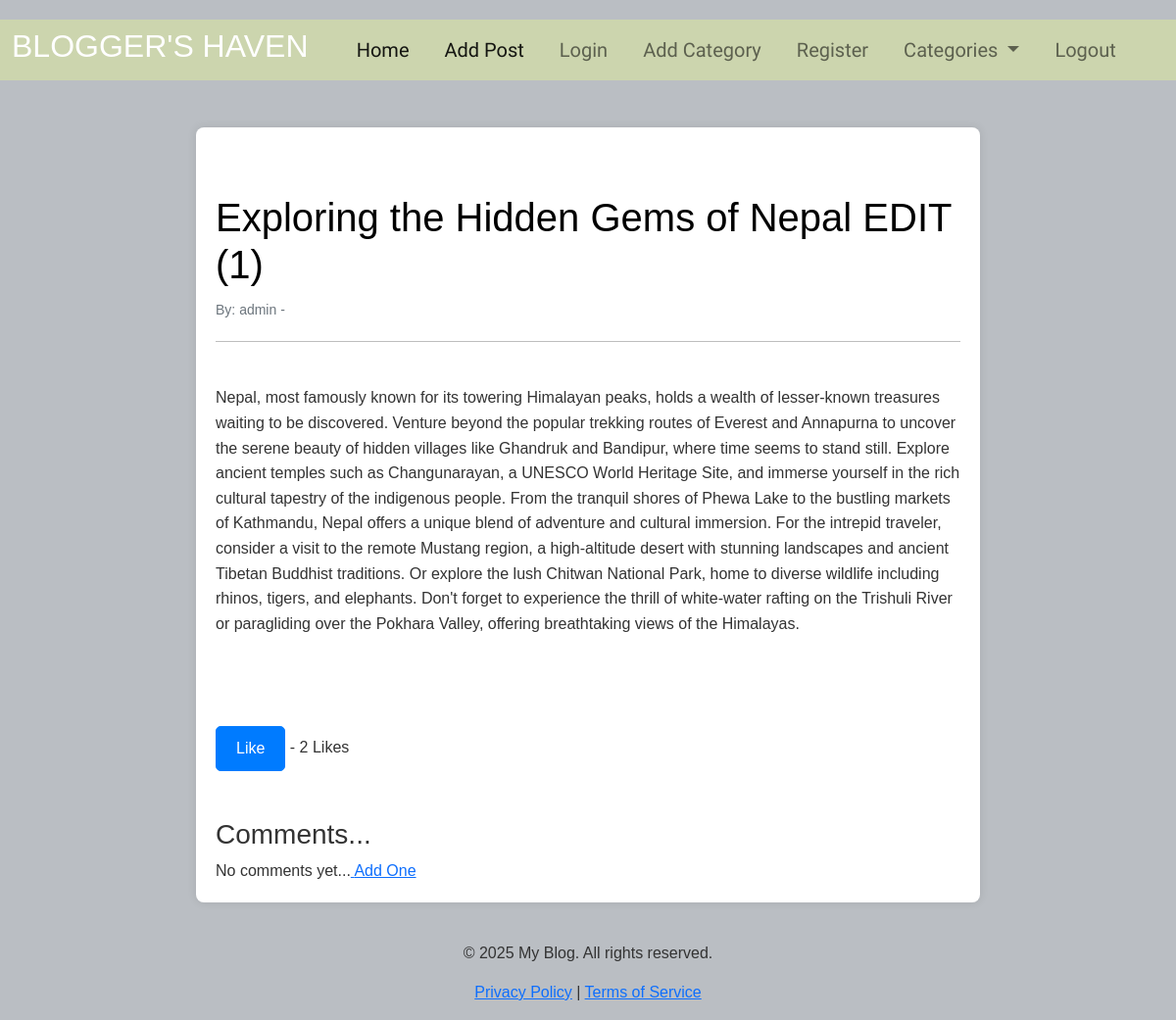
The app's page /article/2 with its own data.
### myapp/models.py (models this page shows, shortened)
class Article(models.Model):
    title = models.CharField(max_length = 300)
    author = models.ForeignKey(User, on_delete=models.CASCADE)
    content = models.TextField()
    category = models.CharField(max_length=300 , default="Travel")
    date = models.DateField()
    likes = models.ManyToManyField(User, related_name='liked_articles')
    def total_likes(self):
        return self.likes.count()

### myapp/views.py (the view)
# urls.py: path('article/<int:pk>', ArticleDetail.as_view(), name="article-detail"),
class ArticleDetail(DetailView):
    model = Article
    template_name = 'article_details.html'
    def get_context_data(self, *args, **kwargs):
        catg_menu = Category.objects.all()
        context = super(ArticleDetail, self).get_context_data(*args, **kwargs)
        context["catg_menu"] = catg_menu
        data = get_object_or_404(Article, id=self.kwargs['pk'])
        total_likes = data.total_likes()
        context["total_likes"] = total_likes
        return context

### myapp/models.py (called while the page is built)
    def __str__(self):
        return self.name

### templates/article_details.html (shortened to what this page needs)
{% extends "base.html" %}
{% load static %}
{% block css %}
    <link href="https://cdn.jsdelivr.net/npm/bootstrap@5.1.3/dist/css/bootstrap.min.css" rel="stylesheet">
    <link rel="stylesheet" href="{% static 'css/details.css' %}">
{% endblock css %}
{% block content %}
    <br/><br/>
    <div class="container">
        <br/><br/>
        <h1> {{article.title}} </h1>
        <small> By: {{article.author}} -
        </small>
        <hr>
        <div class="article-content">
            {{article.content|safe}}
        </div>
        <br/><br/>
        <form method="Post" action="{% url 'like_post' article.pk %}">
            <br/>
            <button type="submit", class="btn btn-primary light-theme" > Like </button> - {{ total_likes }} Likes
        </form>
        <br/><br/>
        <h3> Comments... </h3>
        {% if not article.comments.all %}
            No comments yet...<a href="{% url 'add_comment' article.pk %}"> Add One</a>
        {% endif %}
        </div>
{% endblock content %}

### static/css/details.css (style rules this page uses)
body { font-family: sans-serif; background-color: #babec3; color: #333; padding-top: 20px; }
.container { max-width: 800px; margin: 0 auto; padding: 20px; background-color: #fff; border-radius: 8px; box-shadow: 0 0 10px rgba(0, 0, 0, 0.1); }
h1 { color: #000000; margin-bottom: 10px; }
small { color: #6c757d; }
hr { border-top: 1px solid #000000; margin-top: 20px; margin-bottom: 20px; }
.article-content { line-height: 1.6; margin-bottom: 20px; }
.btn-primary.light-theme { background-color: #007bff; border-color: #007bff; color: #fff; padding: 10px 20px; border-radius: 5px; text-decoration: none; display: inline-block; }

### records on screen
Article: title "Exploring the Hidden Gems of Nepal EDIT (1)", author "admin", content "Nepal, most famously known for its towering Himalayan peaks, holds a wealth of lesser-known treasures waiting to be discovered. Venture beyond the popular trekking routes of Everest and Annapurna to uncover the serene beauty of hidden villages like Ghandruk and Bandipur, where time seems to stand still. Explore ancient temples such as Changunarayan, a UNESCO World Heritage Site, and immerse yourself in the rich cultural tapestry of the indigenous people. From the tranquil shores of Phewa Lake to the bustling markets of Kathmandu, Nepal offers a unique blend of adventure and cultural immersion. For the intrepid traveler, consider a visit to the remote Mustang region, a high-altitude desert…"

### other values on screen
{{ total_likes }} "2"
